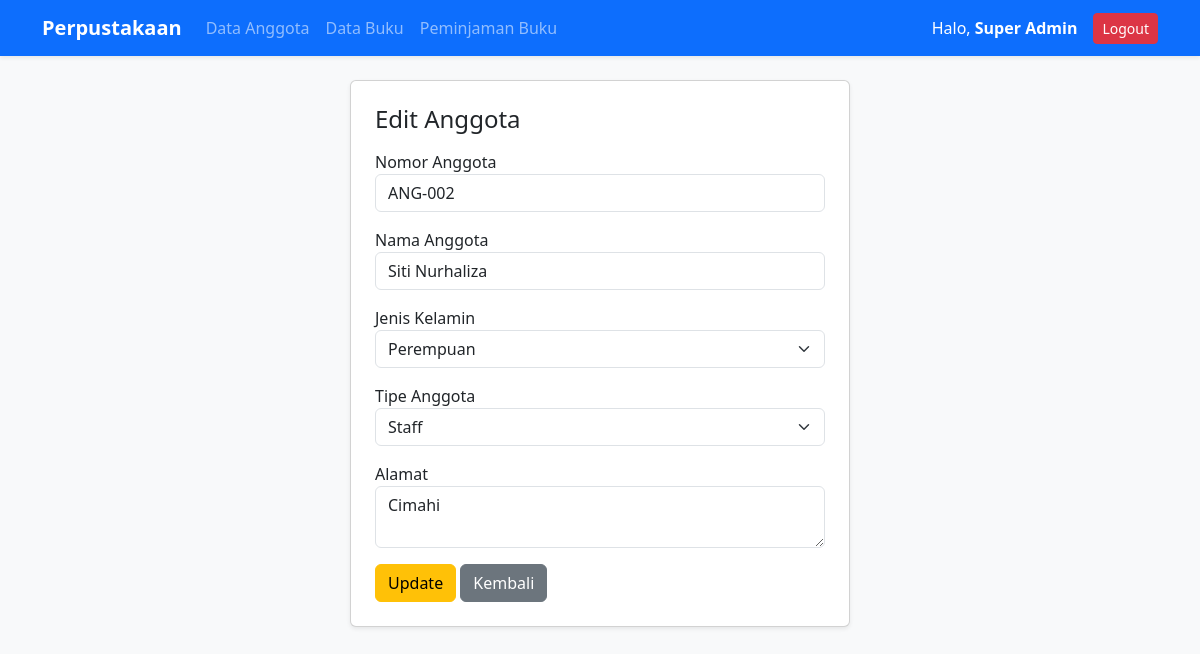
/anggota_edit.php?id=2 (signed in), run on the app's committed database.
### tables this page shows
CREATE TABLE IF NOT EXISTS `anggota` (
  `id` INT AUTO_INCREMENT PRIMARY KEY,
  `nomor_anggota` VARCHAR(20) NOT NULL UNIQUE,
  `nama` VARCHAR(100) NOT NULL,
  `jenis_kelamin` ENUM('Laki-laki', 'Perempuan') NOT NULL DEFAULT 'Laki-laki',
  `tipe_anggota` ENUM('Admin', 'Staff') NOT NULL DEFAULT 'Staff',
  `alamat` TEXT NULL,
  `is_delete` TINYINT(1) NOT NULL DEFAULT 0
);

### anggota_edit.php (the view, shortened to what this page needs)
<?php
include 'koneksi.php';
include 'navbar.php';
$id = (int)$_GET['id'];
$query = mysqli_query($conn, "SELECT * FROM anggota WHERE id='$id' AND is_delete=0");
$anggota = mysqli_fetch_assoc($query);
?>
<div class="card p-4 shadow-sm mx-auto" style="max-width: 500px;">
    <h4 class="mb-3">Edit Anggota</h4>
    <form method="POST">
        <div class="mb-3">
            <label>Nomor Anggota</label>
            <input type="text" name="nomor_anggota" class="form-control" value="<?= $anggota['nomor_anggota']; ?>" required>
        </div>
        <div class="mb-3">
            <label>Nama Anggota</label>
            <input type="text" name="nama" class="form-control" value="<?= $anggota['nama']; ?>" required>
        </div>
        <div class="mb-3">
            <label>Jenis Kelamin</label>
            <select name="jenis_kelamin" class="form-select" required>
                <option value="Perempuan" <?= ($anggota['jenis_kelamin'] == 'Perempuan') ? 'selected' : ''; ?>>Perempuan</option>
            </select>
        </div>
        <div class="mb-3">
            <label>Tipe Anggota</label>
            <select name="tipe_anggota" class="form-select" required>
                <option value="Staff" <?= ($anggota['tipe_anggota'] == 'Staff') ? 'selected' : ''; ?>>Staff</option>
            </select>
        </div>
        <div class="mb-3">
            <label>Alamat</label>
            <textarea name="alamat" class="form-control" rows="2"><?= $anggota['alamat']; ?></textarea>
        </div>
        <button type="submit" name="update" class="btn btn-warning">Update</button>
        <a href="index.php" class="btn btn-secondary">Kembali</a>
    </form>
</div>
</div>
</body>
</html>

### data on the page
anggota: nomor_anggota "ANG-002", nama "Siti Nurhaliza", jenis_kelamin "Perempuan", tipe_anggota "Staff", alamat "Cimahi"

### other printed values
$_SESSION['user']['nama'] "Super Admin"
